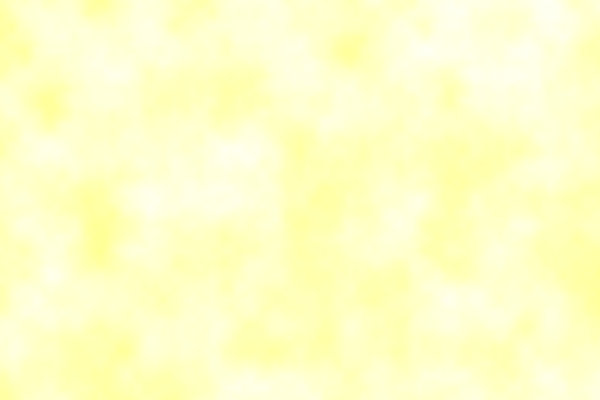
Frame 1 (no input)
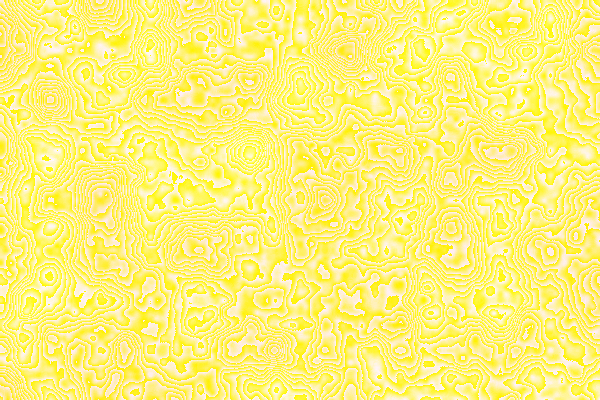
Frame 60 (the mouse pressed at the canvas centre just before this capture)
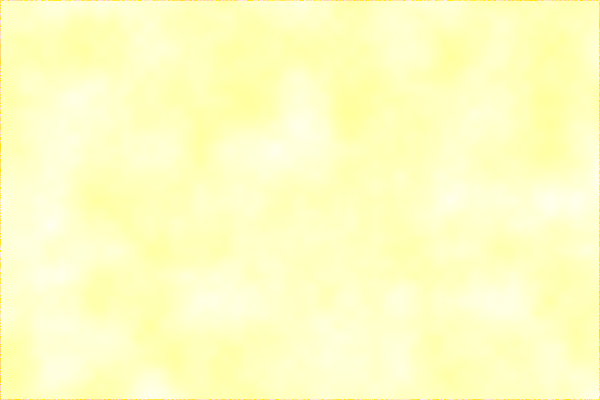
Frame 120 (the mouse held since frame 60 and released just before this capture)

The Processing sketch that drew these frames (run headless with seeded random() and noise(); from frame 60 on, the mouse is pressed at the canvas centre):

// Processing sketch: also_not_fire
// ── also_not_fire.pde
float scl = 0.02, 
      sclTime = 0.01;
PGraphics buf1, buf2;
PImage coolingMap;

void setup() {
  frameRate(2500);
  size(600, 400);
  buf1 = createGraphics(width, height);
  buf2 = createGraphics(width, height);
  coolingMap = createImage(width, height,HSB);
  init(buf1);
  init(buf2);
  init(coolingMap);
  
  buf1.noStroke();
  buf1.fill(255);
}

void draw() {
  load();
  if (mousePressed) 
    spread(buf1);
  
  remap();
  cool(buf1);
  update();
  image(buf1,0,0);
  
}

void remap() {
  coolingMap.loadPixels();
  for (int i = 0; i < width; i++)
    for (int j = 0; j < height; j++)
      coolingMap.pixels[i + j*width] = color(255 * noise(i*scl, j*scl, frameCount*sclTime));
  coolingMap.updatePixels();
}
void cool(PGraphics x) {
  x.beginDraw();
  x.loadPixels();
  for(int i = 0; i < x.width*x.height; i++)
    x.pixels[i] -= brightness( coolingMap.pixels[i] ) * 0.5;
  x.updatePixels();
  x.endDraw();
}

void keyPressed() {
  buf1.beginDraw();
  buf1.ellipse(mouseX,mouseY,5,5);
  buf1.endDraw();
}

void spread(PGraphics x) {
  x.beginDraw();
  x.loadPixels();
  for (int i = 1; i < x.width - 1; i++)
    for (int j = 1; j < x.height - 1; j++)
       x.pixels[i + j*x.width] = color((
         brightness(x.pixels[(i-1) + j*x.width]) +
         brightness(x.pixels[(i+1) + j*x.width]) +
         brightness(x.pixels[i + (j+1)*x.width]) +
         brightness(x.pixels[i + (j-1)*x.width]) ) / 4 );
  x.updatePixels();
  x.endDraw();
}
void init(PGraphics x) {
  x.beginDraw();
  x.background(0);
  x.endDraw();
  //x.loadPixels();
  //for(int i = 0; i < x.width*x.height; i++)
  //  x.pixels[i] = color(0);
  //x.updatePixels();
}

void init(PImage x) {
  x.loadPixels();
  for(int i = 0; i < x.width*x.height; i++)
    x.pixels[i] = color(0);
  x.updatePixels();
}
void load() {
  buf1.beginDraw();
  buf2.beginDraw();
  
  buf1.loadPixels();
  buf2.loadPixels();
  coolingMap.loadPixels();
}
void update() {
  buf1.endDraw();
  buf2.endDraw();
  
  buf1.updatePixels();
  buf2.updatePixels();
  coolingMap.updatePixels();
}
